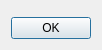
<?xml version="1.0" encoding="UTF-8"?>
<ui version="4.0">
 <class>Queue</class>
 <widget class="QDialog" name="Queue">
  <property name="windowModality">
   <enum>Qt::NonModal</enum>
  </property>
  <property name="geometry">
   <rect>
    <x>0</x>
    <y>0</y>
    <width>396</width>
    <height>297</height>
   </rect>
  </property>
  <property name="sizePolicy">
   <sizepolicy hsizetype="Preferred" vsizetype="Preferred">
    <horstretch>0</horstretch>
    <verstretch>0</verstretch>
   </sizepolicy>
  </property>
  <property name="contextMenuPolicy">
   <enum>Qt::DefaultContextMenu</enum>
  </property>
  <property name="windowTitle">
   <string>Queue</string>
  </property>
  <property name="windowIcon">
   <iconset resource="../resources.qrc">
    <normaloff>:/images/queue</normaloff>:/images/queue</iconset>
  </property>
  <layout class="QVBoxLayout" name="verticalLayout">
   <property name="sizeConstraint">
    <enum>QLayout::SetFixedSize</enum>
   </property>
   <item>
    <widget class="rememberView" name="rememberViewer" native="true"/>
   </item>
   <item>
    <widget class="QDialogButtonBox" name="buttonBox">
     <property name="standardButtons">
      <set>QDialogButtonBox::Ok</set>
     </property>
    </widget>
   </item>
  </layout>
 </widget>
 <customwidgets>
  <customwidget>
   <class>rememberView</class>
   <extends>QWidget</extends>
   <header>rememberview.h</header>
   <container>1</container>
  </customwidget>
 </customwidgets>
 <resources>
  <include location="../resources.qrc"/>
 </resources>
 <connections/>
</ui>
